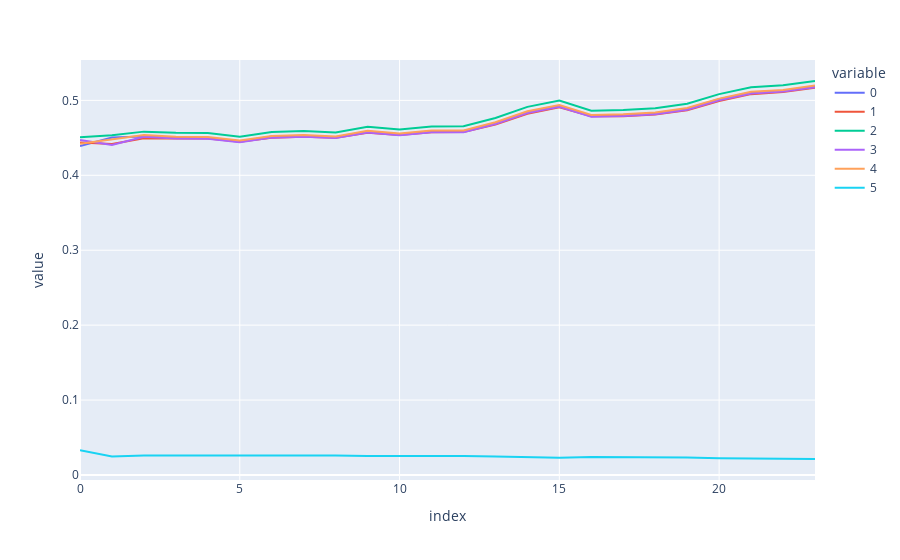

The code cell stored with this chart in its notebook:
### Code cell
px.line(X_tilde[0].detach())

### Figure 1 — Plotly figure (JSON) as saved in the notebook; plotly's stock layout.template omitted (floating-point values rounded to 4 significant figures)
{"data": [{"hovertemplate": "variable=0<br>index=%{x}<br>value=%{y}<extra></extra>", "legendgroup": "0", "line": {"color": "#636efa", "dash": "solid"}, "marker": {"symbol": "circle"}, "mode": "lines", "name": "0", "orientation": "v", "showlegend": true, "type": "scatter", "x": [0, 1, 2, 3, 4, 5, 6, 7, 8, 9, 10, 11, 12, 13, 14, 15, 16, 17, 18, 19, 20, 21, 22, 23], "xaxis": "x", "y": [0.439, 0.4504, 0.4517, 0.4503, 0.45, 0.4453, 0.4516, 0.4528, 0.4509, 0.4585, 0.4547, 0.4589, 0.4589, 0.47, 0.4846, 0.4928, 0.4793, 0.4802, 0.4826, 0.4887, 0.5014, 0.5104, 0.5129, 0.5186], "yaxis": "y"}, {"hovertemplate": "variable=1<br>index=%{x}<br>value=%{y}<extra></extra>", "legendgroup": "1", "line": {"color": "#EF553B", "dash": "solid"}, "marker": {"symbol": "circle"}, "mode": "lines", "name": "1", "orientation": "v", "showlegend": true, "type": "scatter", "x": [0, 1, 2, 3, 4, 5, 6, 7, 8, 9, 10, 11, 12, 13, 14, 15, 16, 17, 18, 19, 20, 21, 22, 23], "xaxis": "x", "y": [0.4437, 0.4417, 0.4495, 0.4492, 0.4489, 0.4447, 0.4501, 0.4516, 0.45, 0.4568, 0.4538, 0.4574, 0.4578, 0.4679, 0.4821, 0.4908, 0.4789, 0.4789, 0.4811, 0.4869, 0.4991, 0.5083, 0.5113, 0.5168], "yaxis": "y"}, {"hovertemplate": "variable=2<br>index=%{x}<br>value=%{y}<extra></extra>", "legendgroup": "2", "line": {"color": "#00cc96", "dash": "solid"}, "marker": {"symbol": "circle"}, "mode": "lines", "name": "2", "orientation": "v", "showlegend": true, "type": "scatter", "x": [0, 1, 2, 3, 4, 5, 6, 7, 8, 9, 10, 11, 12, 13, 14, 15, 16, 17, 18, 19, 20, 21, 22, 23], "xaxis": "x", "y": [0.4506, 0.4535, 0.4583, 0.4568, 0.4563, 0.4516, 0.4579, 0.4591, 0.4572, 0.4649, 0.4611, 0.4652, 0.4654, 0.4764, 0.4913, 0.4997, 0.4863, 0.487, 0.4895, 0.4956, 0.5084, 0.5176, 0.5201, 0.5259], "yaxis": "y"}, {"hovertemplate": "variable=3<br>index=%{x}<br>value=%{y}<extra></extra>", "legendgroup": "3", "line": {"color": "#ab63fa", "dash": "solid"}, "marker": {"symbol": "circle"}, "mode": "lines", "name": "3", "orientation": "v", "showlegend": true, "type": "scatter", "x": [0, 1, 2, 3, 4, 5, 6, 7, 8, 9, 10, 11, 12, 13, 14, 15, 16, 17, 18, 19, 20, 21, 22, 23], "xaxis": "x", "y": [0.4472, 0.4406, 0.4514, 0.4493, 0.4487, 0.4441, 0.4503, 0.4515, 0.4496, 0.4571, 0.4534, 0.4575, 0.4576, 0.4685, 0.4832, 0.4915, 0.4782, 0.479, 0.4814, 0.4875, 0.5002, 0.5093, 0.5119, 0.5176], "yaxis": "y"}, {"hovertemplate": "variable=4<br>index=%{x}<br>value=%{y}<extra></extra>", "legendgroup": "4", "line": {"color": "#FFA15A", "dash": "solid"}, "marker": {"symbol": "circle"}, "mode": "lines", "name": "4", "orientation": "v", "showlegend": true, "type": "scatter", "x": [0, 1, 2, 3, 4, 5, 6, 7, 8, 9, 10, 11, 12, 13, 14, 15, 16, 17, 18, 19, 20, 21, 22, 23], "xaxis": "x", "y": [0.4421, 0.4482, 0.4536, 0.4514, 0.451, 0.4463, 0.4524, 0.4537, 0.4519, 0.4593, 0.4557, 0.4597, 0.4599, 0.4707, 0.4854, 0.4937, 0.4806, 0.4813, 0.4837, 0.4897, 0.5023, 0.5114, 0.514, 0.5197], "yaxis": "y"}, {"hovertemplate": "variable=5<br>index=%{x}<br>value=%{y}<extra></extra>", "legendgroup": "5", "line": {"color": "#19d3f3", "dash": "solid"}, "marker": {"symbol": "circle"}, "mode": "lines", "name": "5", "orientation": "v", "showlegend": true, "type": "scatter", "x": [0, 1, 2, 3, 4, 5, 6, 7, 8, 9, 10, 11, 12, 13, 14, 15, 16, 17, 18, 19, 20, 21, 22, 23], "xaxis": "x", "y": [0.03302, 0.02479, 0.02603, 0.02614, 0.02617, 0.02658, 0.02604, 0.02593, 0.0261, 0.02547, 0.02577, 0.02544, 0.02543, 0.02457, 0.0235, 0.02293, 0.02385, 0.02381, 0.02363, 0.02321, 0.02238, 0.02181, 0.02165, 0.02132], "yaxis": "y"}], "layout": {"legend": {"title": {"text": "variable"}, "tracegroupgap": 0}, "margin": {"t": 60}, "xaxis": {"anchor": "y", "domain": [0, 1], "title": {"text": "index"}}, "yaxis": {"anchor": "x", "domain": [0, 1], "title": {"text": "value"}}}}
